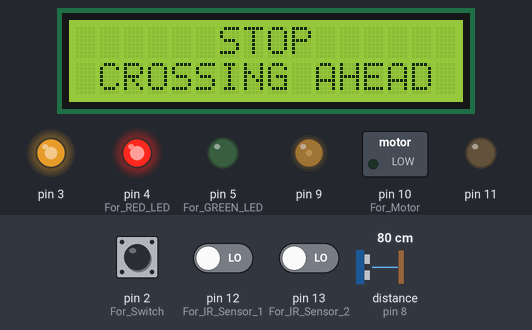
This sketch was run on a simulated Arduino Uno, built with avr-gcc and run on an emulated ATmega328P. On the bench: 16×2 character LCD, switched loads named in the sketch (green lamp = pin HIGH), output pins drawn as LEDs (lit = HIGH). Wiring (inferred from the names in the program): ultrasonic range finder: trigger pin 7; echo pin 8. The inputs (shaded band) are chosen by the test bench; at power-on: pin 2 (For_Switch) HIGH, pin 12 (For_IR_Sensor_1) LOW, pin 13 (For_IR_Sensor_2) LOW, distance to the obstacle (sensor on pin 8) 80 cm. The echo pulse lasts 58.3 µs per cm; pins used as bus, display or sensor lines are not drawn; what the sketch prints to the serial monitor is not drawn.

Above: at 1.2 s.
1.3 s: pin 2 (For_Switch) pulled LOW for 0.15 s
At 1.37 s:
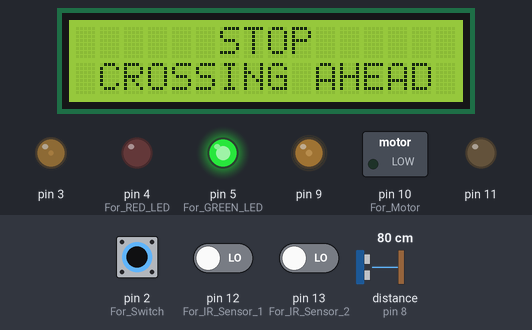
2.9 s: pin 12 (For_IR_Sensor_1) driven HIGH
At 4.1 s:
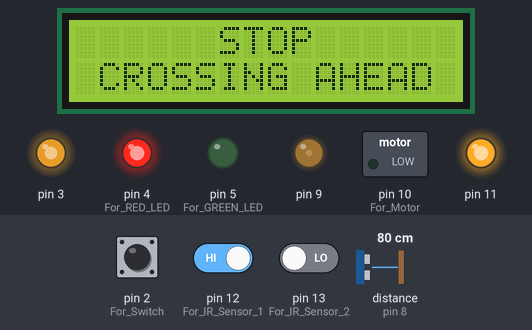
4.4 s: pin 12 (For_IR_Sensor_1) driven LOW
At 5.4 s:
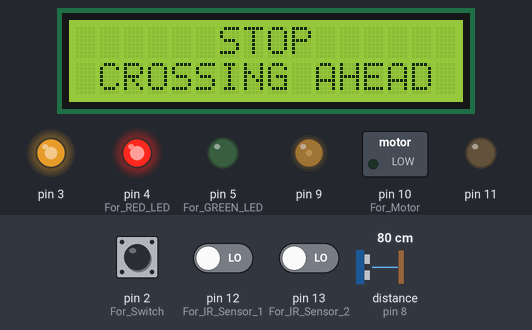
5.9 s: pin 2 (For_Switch) pulled LOW for 3.2 s
At 6.5 s:
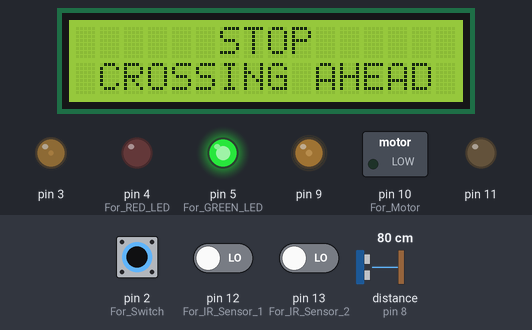
10.6 s: pin 2 (For_Switch) driven LOW and pin 13 (For_IR_Sensor_2) driven HIGH
At 11.3 s:
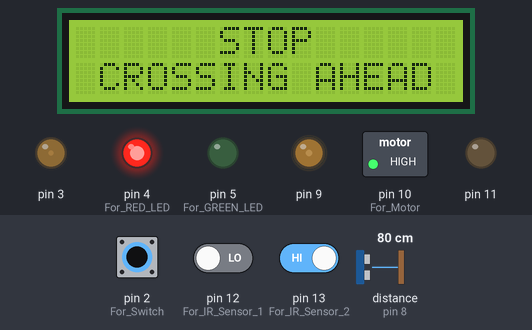
12.1 s: distance to the obstacle (sensor on pin 8) set to 8 cm
13.6 s: distance to the obstacle (sensor on pin 8) set to 5 cm
At 14.9 s:
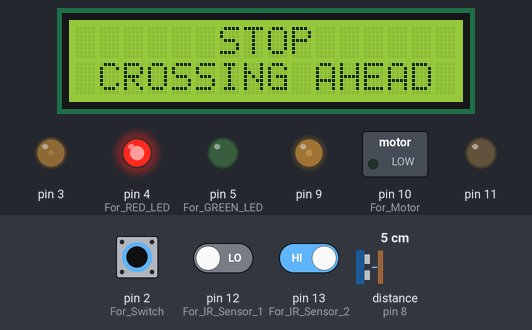
Timing chart, 0 to 16.1 s (numbered marks = the images above; inputs shaded):
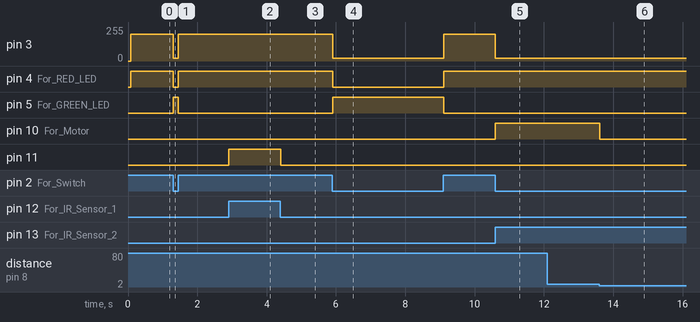

The sketch:

PROJECT.ino
```cpp
//CODE Written by RAJDEEP BARUAH
/*------------------------------------------------------------------------------------------------------------------------------------------*/

#include<LiquidCrystal.h>

LiquidCrystal lcd(A5,A4,A3,A2,A1,A0);
int val,distance,duration,sen1,sen2;

void setup() {
  Serial.begin(9600);

  lcd.begin(16,2);
  analogWrite(9,50);

  pinMode(2,INPUT);             // For Switch
  pinMode(4,OUTPUT);            // For RED LED
  pinMode(5,OUTPUT);            // For GREEN LED
  //pinMode(6,OUTPUT);            // For Buzzer
  pinMode(7,OUTPUT);            // For Trigger Pin
  pinMode(8,INPUT);             //  For Echo Pin
  pinMode(10,OUTPUT);           // For Motor
  pinMode(11,OUTPUT);
  pinMode(12,INPUT);            // For IR Sensor 1
  pinMode(13,INPUT);            // For IR Sensor 2

  lcd.clear();
  lcd.setCursor(0,0);
  lcd.print("      STOP      ");
  lcd.setCursor(0,1);
  lcd.print(" CROSSING AHEAD ");
}

void loop()
{
      dist();
      val=digitalRead(2);
      sen1=digitalRead(12);
      sen2=digitalRead(13);
      Serial.println(val);
      //Serial.println(distance);
      //Serial.println(sen1);
      //Serial.println(sen2);


    if(val==0)
    {
        analogWrite(3,20);
        if(sen2==1)
         {
            digitalWrite(4,HIGH);
            digitalWrite(5,LOW);
            digitalWrite(6,HIGH);

            if(distance>5)
            {
               digitalWrite(10,HIGH);
               digitalWrite(11,LOW);
            }
            else
            {
               digitalWrite(10,LOW);
               digitalWrite(11,LOW);
            }
         }
        else
         {
            digitalWrite(4,LOW);
            digitalWrite(5,HIGH);
            digitalWrite(6,LOW);
            digitalWrite(10,LOW);
            digitalWrite(11,LOW);
         }
    }
    else
    {
        analogWrite(3,200);
        digitalWrite(4,HIGH);
        digitalWrite(5,LOW);
        digitalWrite(6,LOW);

        if(sen1==1)
         {
            digitalWrite(10,LOW);
            digitalWrite(11,HIGH);
         }
        else
         {
            digitalWrite(10,LOW);
            digitalWrite(11,LOW);
         }
    }
}

void dist(){

  digitalWrite(7, LOW);
  delayMicroseconds(2);

  digitalWrite(7,HIGH);
  delayMicroseconds(10);
  digitalWrite(7, LOW);

  duration = pulseIn(8,HIGH);
  distance = duration*0.034/2;
  }
```

Measured:
- the behaviour switches between 7 and 6 cm on distance to the obstacle (sensor on pin 8) (found by bisection; images 5 and 6)
- after the input at 1.3 s, pin 3: 200/255 → 20/255 at once, → 200/255 0.15 s later; pin 4 (For_RED_LED): HIGH → LOW at once, → HIGH 0.15 s later; pin 5 (For_GREEN_LED): LOW → HIGH at once, → LOW 0.15 s later
- after the input at 2.9 s, pin 11: LOW → HIGH at once
- after the input at 4.4 s, pin 11: HIGH → LOW at once
- after the input at 5.9 s, pin 3: 200/255 → 20/255 at once, → 200/255 3.2 s later; pin 4 (For_RED_LED): HIGH → LOW at once, → HIGH 3.2 s later; pin 5 (For_GREEN_LED): LOW → HIGH at once, → LOW 3.2 s later
- after the input at 10.6 s, pin 3: 200/255 → 20/255 at once; pin 10 (For_Motor): LOW → HIGH at once
- after the input at 13.6 s, pin 10 (For_Motor): HIGH → LOW at once
